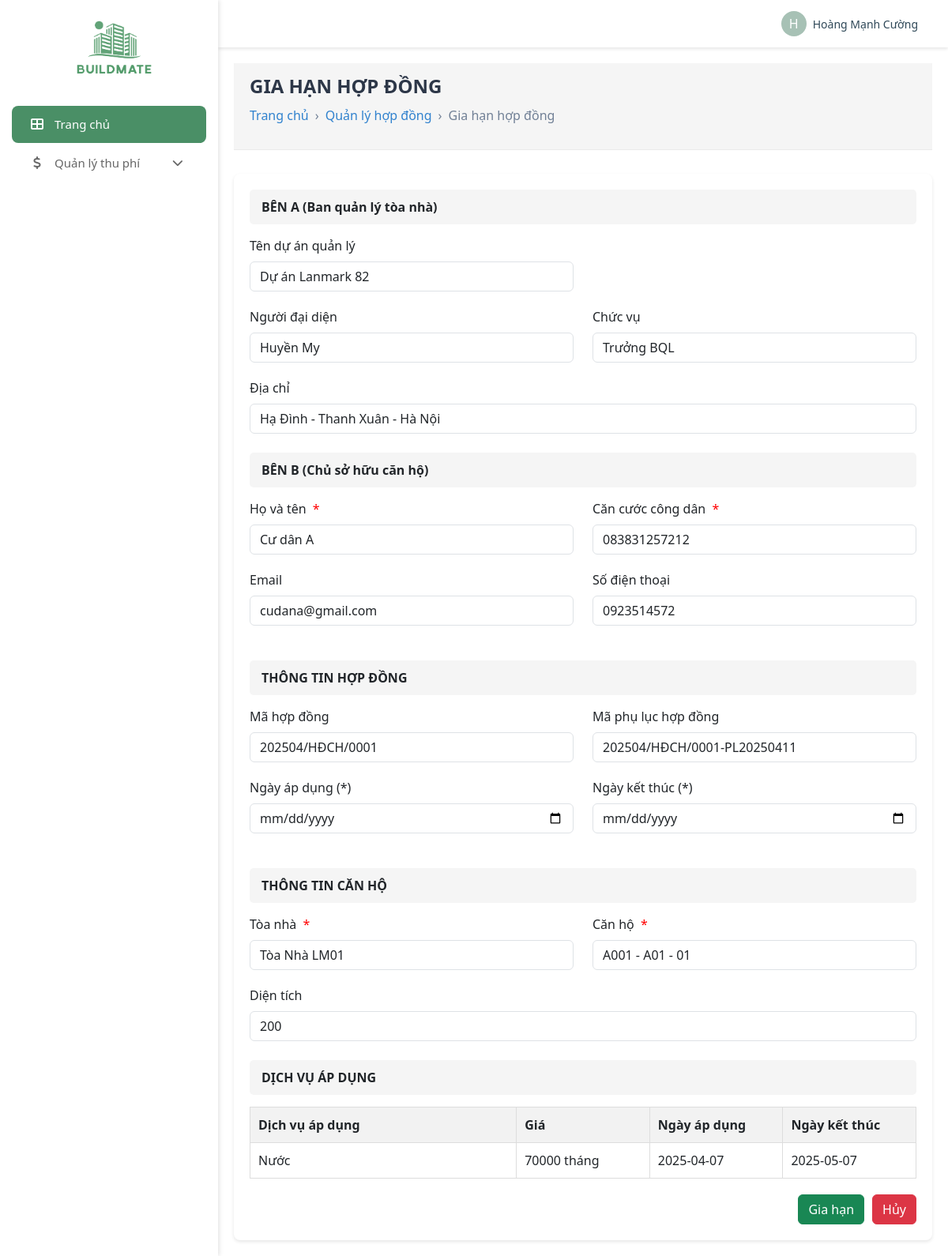
The page /admin/apartment/extend_contract.php?contract_code=202504/HĐCH/0001 (signed in) on the database its author committed.
### tables this page shows
CREATE TABLE `contracts` (
  `ContractCode` varchar(50) NOT NULL,
  `Status` varchar(50) DEFAULT 'pending',
  `CretionDate` date DEFAULT NULL,
  `File` text DEFAULT NULL,
  `CreatedAt` datetime DEFAULT current_timestamp(),
  `EndDate` date DEFAULT NULL
);

CREATE TABLE `projects` (
  `ProjectID` int(11) NOT NULL,
  `Name` varchar(255) NOT NULL,
  `Address` text NOT NULL,
  `Phone` varchar(20) DEFAULT NULL,
  `Email` varchar(255) DEFAULT NULL,
  `Deadlock` date DEFAULT NULL,
  `Description` text DEFAULT NULL,
  `OperationId` varchar(50) DEFAULT NULL,
  `TownShipId` int(11) NOT NULL,
  `ManagerId` int(11) NOT NULL,
  `Status` varchar(50) DEFAULT 'active'
);

CREATE TABLE `staffs` (
  `ID` int(11) NOT NULL,
  `Name` varchar(255) DEFAULT NULL,
  `Email` varchar(255) DEFAULT NULL,
  `PhoneNumber` varchar(20) DEFAULT NULL,
  `Position` varchar(100) DEFAULT NULL,
  `Address` text DEFAULT NULL,
  `DepartmentId` int(11) NOT NULL,
  `NationalID` varchar(50) DEFAULT NULL,
  `Status` enum('active','inactive') DEFAULT 'active'
);

CREATE TABLE `users` (
  `UserId` int(11) NOT NULL,
  `UserName` varchar(255) NOT NULL,
  `Email` varchar(255) NOT NULL,
  `Password` varchar(255) NOT NULL,
  `PhoneNumber` varchar(20) DEFAULT NULL,
  `Position` varchar(255) DEFAULT NULL,
  `DepartmentId` int(11) DEFAULT NULL,
  `ResidentID` int(11) DEFAULT NULL
);

CREATE TABLE `resident` (
  `ID` int(11) NOT NULL,
  `NationalId` varchar(50) DEFAULT NULL,
  `Dob` date DEFAULT NULL,
  `Gender` varchar(10) DEFAULT NULL
);

CREATE TABLE `buildings` (
  `ID` int(11) NOT NULL,
  `Name` varchar(255) NOT NULL,
  `Code` varchar(50) NOT NULL,
  `Status` varchar(50) DEFAULT 'active',
  `ProjectId` int(11) NOT NULL
);

CREATE TABLE `apartment` (
  `ApartmentID` int(11) NOT NULL,
  `Name` varchar(255) DEFAULT NULL,
  `Area` int(11) DEFAULT NULL,
  `NumberOffBedroom` int(11) DEFAULT NULL,
  `Code` varchar(255) DEFAULT NULL,
  `ElectricId` int(11) DEFAULT NULL,
  `WaterId` int(11) NOT NULL,
  `Description` text DEFAULT NULL,
  `Status` varchar(50) DEFAULT NULL,
  `BuildingId` int(11) NOT NULL,
  `FloorId` int(11) NOT NULL,
  `ContractCode` varchar(255) DEFAULT NULL
);

CREATE TABLE `contractservices` (
  `ContractCode` varchar(50) NOT NULL,
  `ServiceId` varchar(50) NOT NULL,
  `ApplyDate` date DEFAULT NULL,
  `EndDate` date DEFAULT NULL
);

CREATE TABLE `services` (
  `ServiceCode` varchar(50) NOT NULL,
  `Name` varchar(255) NOT NULL,
  `Description` text DEFAULT NULL,
  `Status` varchar(50) DEFAULT 'active',
  `Cycle` int(11) DEFAULT NULL,
  `Paydate` date DEFAULT NULL,
  `FirstDate` date DEFAULT NULL,
  `ApplyForm` date DEFAULT NULL,
  `SwitchDay` int(11) DEFAULT NULL,
  `TypeOfObject` varchar(100) DEFAULT NULL,
  `TypeOfService` varchar(100) DEFAULT NULL,
  `StartPrice` varchar(100) DEFAULT NULL,
  `CancelPrice` varchar(100) DEFAULT NULL,
  `ProjectId` int(11) DEFAULT NULL
);

CREATE TABLE `pricelist` (
  `ID` int(11) NOT NULL,
  `Name` varchar(255) NOT NULL,
  `Code` varchar(50) NOT NULL,
  `Price` int(11) NOT NULL,
  `TypeOfFee` varchar(100) DEFAULT NULL,
  `ApplyDate` date DEFAULT NULL,
  `Status` enum('active','inactive') DEFAULT 'active',
  `PriceCalculation` varchar(100) DEFAULT NULL,
  `Title` varchar(255) DEFAULT NULL,
  `PriceFrom` int(11) DEFAULT NULL,
  `PriceTo` int(11) DEFAULT NULL
);

### admin/apartment/extend_contract.php (the view, shortened to what this page needs)
<?php
include '../../database/DBController.php';
if(isset($_GET['contract_code'])) {
    $contract_code = mysqli_real_escape_string($conn, $_GET['contract_code']);
    $contract_query = mysqli_query($conn, "
        SELECT c.*,
            a.ApartmentID, a.BuildingId, a.Area, a.Code as ApartmentCode, a.Name as ApartmentName,
            b.ProjectId, b.Name as BuildingName,
            p.Name as ProjectName, p.Address,
            s.Name as ManagerName, s.Position,
            r.ID as ResidentId, r.NationalId,
            u.UserName, u.Email, u.PhoneNumber,
            c.CretionDate
        FROM Contracts c
        JOIN apartment a ON a.ContractCode = c.ContractCode
        JOIN Buildings b ON a.BuildingId = b.ID
        JOIN Projects p ON b.ProjectId = p.ProjectID
        LEFT JOIN staffs s ON p.ManagerId = s.ID
        JOIN ResidentApartment ra ON ra.ApartmentId = a.ApartmentID AND ra.Relationship = 'Chủ hộ'
        JOIN resident r ON ra.ResidentId = r.ID
        JOIN users u ON r.ID = u.ResidentID
        WHERE c.ContractCode = '$contract_code'
    ");
    if(mysqli_num_rows($contract_query) > 0) {
        $contract_data = mysqli_fetch_assoc($contract_query);
        $services_query = mysqli_query($conn, "
            SELECT cs.*, s.Name, s.ServiceCode, p.Price, p.TypeOfFee
            FROM ContractServices cs
            JOIN services s ON cs.ServiceId = s.ServiceCode
            LEFT JOIN ServicePrice sp ON s.ServiceCode = sp.ServiceId
            LEFT JOIN pricelist p ON sp.PriceId = p.ID
            WHERE cs.ContractCode = '$contract_code'
        ");
        $contract_services = array();
        while($service = mysqli_fetch_assoc($services_query)) {
            $contract_services[] = $service;
        }
    } else {
        $_SESSION['error_msg'] = 'Không tìm thấy hợp đồng!';
        header('location: contract_management.php');
        exit();
    }
} else {
    header('location: contract_management.php');
    exit();
}
?>
<!DOCTYPE html>
<html lang="en">
<head>
    <link rel="stylesheet" href="https://cdnjs.cloudflare.com/ajax/libs/font-awesome/6.0.0/css/all.min.css">
    <link href="https://cdn.jsdelivr.net/npm/bootstrap@5.3.0/dist/css/bootstrap.min.css" rel="stylesheet">
</head>
<body>
    <div class="d-flex">
        <?php include '../admin_navbar.php'; ?>
        <div style="width: 100%;">
            <?php include '../admin_header.php'; ?>
            <div class="manage-container">
                <div class="page-header">
                    <h2>GIA HẠN HỢP ĐỒNG</h2>
                    <div class="breadcrumb">
                        <a href="dashboard.php">Trang chủ</a>
                        <span>›</span>
                        <a href="contract_management.php">Quản lý hợp đồng</a>
                        <span>›</span>
                        <span>Gia hạn hợp đồng</span>
                    </div>
                </div>
                <div class="form-container">
                    <form action="" method="post">
                        <div class="section-header">BÊN A (Ban quản lý tòa nhà)</div>
                        <div class="row">
                            <div class="col-md-6">
                                <div class="form-group">
                                    <label class="form-label">Tên dự án quản lý</label>
                                    <input type="text" class="form-control" value="<?php echo $contract_data['ProjectName']; ?>" readonly>
                                </div>
                            </div>
                        </div>
                        <div class="row">
                            <div class="col-md-6">
                                <div class="form-group">
                                    <label class="form-label">Người đại diện</label>
                                    <input type="text" class="form-control" value="<?php echo $contract_data['ManagerName']; ?>" readonly>
                                </div>
                            </div>
                            <div class="col-md-6">
                                <div class="form-group">
                                    <label class="form-label">Chức vụ</label>
                                    <input type="text" class="form-control" value="<?php echo $contract_data['Position']; ?>" readonly>
                                </div>
                            </div>
                        </div>
                        <div class="form-group">
                            <label class="form-label">Địa chỉ</label>
                            <input type="text" class="form-control" value="<?php echo $contract_data['Address']; ?>" readonly>
                        </div>
                        <div class="section-header mt-4">BÊN B (Chủ sở hữu căn hộ)</div>
                        <div class="row">
                            <div class="col-md-6">
                                <div class="form-group">
                                    <label class="form-label">Họ và tên <span class="required">*</span></label>
                                    <input type="text" class="form-control" value="<?php echo $contract_data['UserName']; ?>" readonly>
                                </div>
                            </div>
                            <div class="col-md-6">
                                <div class="form-group">
                                    <label class="form-label">Căn cước công dân <span class="required">*</span></label>
                                    <input type="text" class="form-control" value="<?php echo $contract_data['NationalId']; ?>" readonly>
                                </div>
                            </div>
                        </div>
                        <div class="row">
                            <div class="col-md-6">
                                <div class="form-group">
                                    <label class="form-label">Email</label>
                                    <input type="text" class="form-control" value="<?php echo $contract_data['Email']; ?>" readonly>
                                </div>
                            </div>
                            <div class="col-md-6">
                                <div class="form-group">
                                    <label class="form-label">Số điện thoại</label>
                                    <input type="text" class="form-control" value="<?php echo $contract_data['PhoneNumber']; ?>" readonly>
                                </div>
                            </div>
                        </div>
                        <div class="section-header mt-4">THÔNG TIN HỢP ĐỒNG</div>
                        <div class="row">
                            <div class="col-md-6">
                                <div class="form-group">
                                    <label class="form-label">Mã hợp đồng</label>
                                    <input type="text" name="contract_code" class="form-control" value="<?php echo $contract_data['ContractCode']; ?>" readonly>
                                </div>
                            </div>
                            <div class="col-md-6">
                                <div class="form-group">
                                    <label class="form-label">Mã phụ lục hợp đồng</label>
                                    <input type="text" name="appendix_code" class="form-control" value="<?php echo $contract_data['ContractCode'].'-PL'.date('Ymd'); ?>" readonly>
                                </div>
                            </div>
                        </div>
                        <div class="row">
                            <div class="col-md-6">
                                <div class="form-group">
                                    <label class="form-label">Ngày áp dụng (*)</label>
                                    <input type="date" name="cretion_date" class="form-control" required>
                                </div>
                            </div>
                            <div class="col-md-6">
                                <div class="form-group">
                                    <label class="form-label">Ngày kết thúc (*)</label>
                                    <input type="date" name="end_date" class="form-control" required>
                                </div>
                            </div>
                        </div>
                        <div class="section-header mt-4">THÔNG TIN CĂN HỘ</div>
                        <div class="row">
                            <div class="col-md-6">
                                <div class="form-group">
                                    <label class="form-label">Tòa nhà <span class="required">*</span></label>
                                    <input type="text" class="form-control" value="<?php echo $contract_data['BuildingName']; ?>" readonly>
                                </div>
                            </div>
                            <div class="col-md-6">
                                <div class="form-group">
                                    <label class="form-label">Căn hộ <span class="required">*</span></label>
                                    <input type="text" class="form-control" value="<?php echo $contract_data['ApartmentCode'] . ' - ' . $contract_data['ApartmentName']; ?>" readonly>
                                </div>
                            </div>
                        </div>
                        <div class="form-group">
                            <label class="form-label">Diện tích</label>
                            <input type="text" class="form-control" value="<?php echo $contract_data['Area']; ?>" readonly>
                        </div>
                        <div class="section-header mt-4">DỊCH VỤ ÁP DỤNG</div>
                        <div id="services-container">
                            <table id="services-table" class="service-table">
                                <thead>
                                    <tr>
                                        <th width="40%">Dịch vụ áp dụng</th>
                                        <th width="20%">Giá</th>
                                        <th width="20%">Ngày áp dụng</th>
                                        <th width="20%">Ngày kết thúc</th>
                                    </tr>
                                </thead>
                                <tbody>
                                    <?php foreach($contract_services as $service): ?>
                                        <tr>
                                            <td><?php echo $service['Name']; ?></td>
                                            <td><?php echo $service['Price'] . ' ' . ($service['TypeOfFee'] == 'monthly' ? 'tháng' : 'tháng'); ?></td>
                                            <td><?php echo $service['ApplyDate']; ?></td>
                                            <td><?php echo $service['EndDate']; ?></td>
                                        </tr>
                                    <?php endforeach; ?>
                                </tbody>
                            </table>
                        </div>
                        <div class="btn-container">
                            <button type="submit" name="submit" class="btn btn-success">Gia hạn</button>
                            <a href="contract_management.php" class="btn btn-danger">Hủy</a>
                        </div>
                    </form>
                </div>
            </div>
        </div>
    </div>
</body>
</html>

### admin/apartment/extend_contract.php (style rules this page uses)
.manage-container { padding: 20px; }
.form-container { background: white; padding: 20px; border-radius: 8px; box-shadow: 0 2px 4px rgba(0,0,0,0.1); }
.section-header { background-color: #f5f5f5; padding: 10px 15px; margin-bottom: 15px; font-weight: 600; border-radius: 5px; }
.form-group { margin-bottom: 20px; }
.form-label { font-weight: 500; margin-bottom: 8px; }
.required { color: red; margin-left: 4px; }
.btn-container { margin-top: 20px; display: flex; gap: 10px; justify-content: flex-end; }
.service-table { width: 100%; border-collapse: collapse; }
.service-table th, .service-table td { padding: 10px; border: 1px solid #ddd; }
.service-table th { background-color: #f2f2f2; text-align: left; }
.page-header { background-color: #f5f5f5; padding: 15px 20px; color: #4a5568; border-bottom: 1px solid #eaeaea; margin-bottom: 30px; }
.page-header h2 { font-size: 24px; font-weight: 600; color: #2d3748; margin-bottom: 10px; }
.breadcrumb { display: flex; gap: 8px; align-items: center; font-size: 14px; }
.breadcrumb a { color: #3182ce; text-decoration: none; }
.breadcrumb span { color: #718096; }

### rows shown on the page
contracts: Name "Dự án Lanmark 82", Name "Huyền My", Position "Trưởng BQL", Address "Hạ Đình - Thanh Xuân - Hà Nội", UserName "Cư dân A", NationalId "083831257212", Email "cudana@gmail.com", PhoneNumber "0923514572", contract_code "202504/HĐCH/0001", appendix_code "202504/HĐCH/0001-PL20250411", Name "Tòa Nhà LM01", Name "A001 - A01 - 01", Area "200"
contractservices: ServiceId.Name "Nước", pricelist.Price "70000", ApplyDate "2025-04-07", EndDate "2025-05-07"

### other values the page prints
substr($name, 0, 1) "H"
$name "Hoàng Mạnh Cường"
